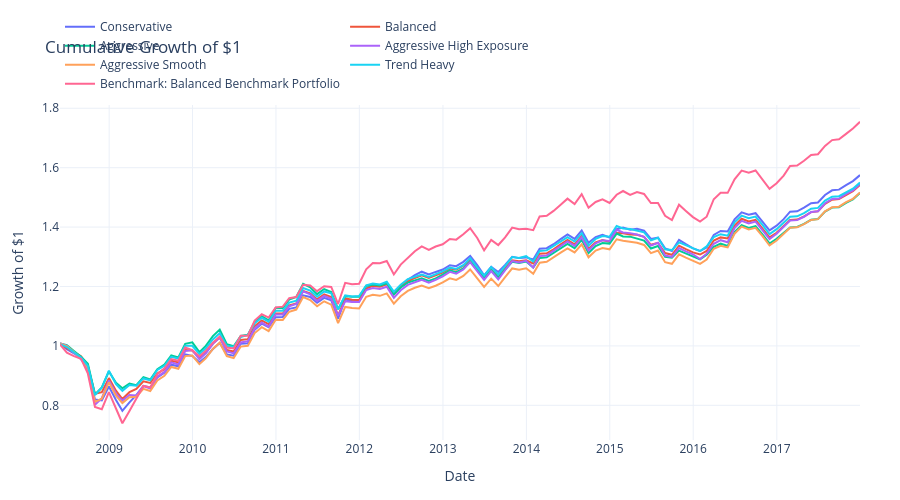

The notebook cell saved with this chart:
### Code cell
wealth = (1.0 + all_return_series.dropna(how="all")).cumprod()

fig = go.Figure()
for name in wealth.columns:
    fig.add_trace(go.Scatter(x=wealth.index, y=wealth[name], mode="lines", name=name))

fig.update_layout(
    **default_layout,
    title="Cumulative Growth of $1",
    xaxis_title="Date",
    yaxis_title="Growth of $1",
)
fig.show()
